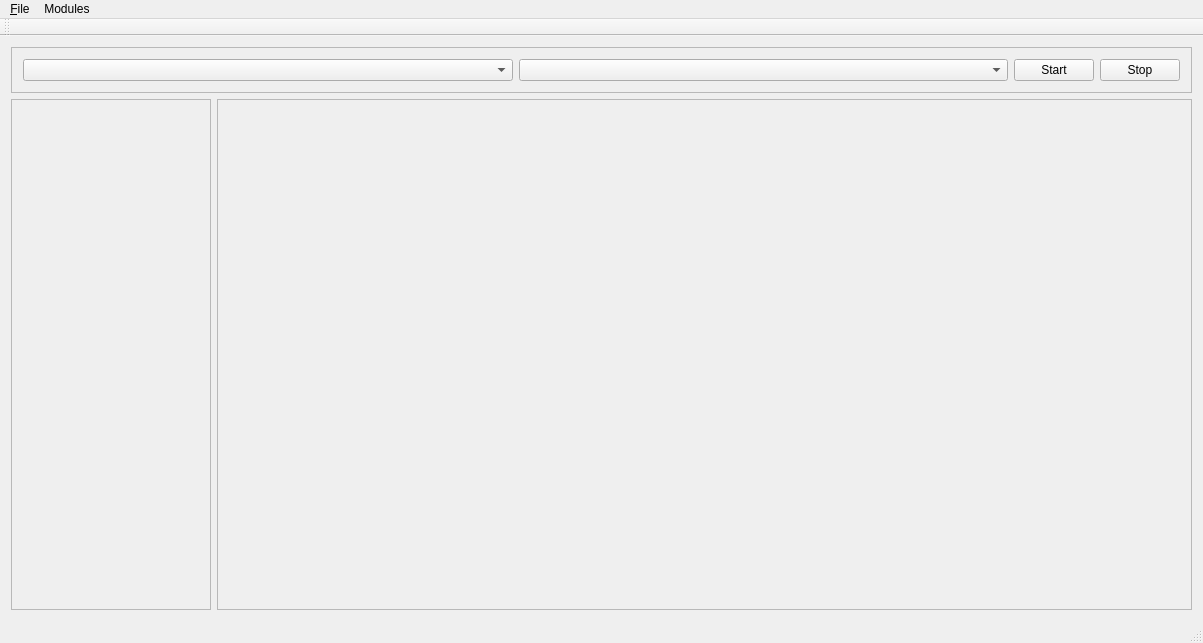
<?xml version="1.0" encoding="UTF-8"?>
<ui version="4.0">
 <class>ESMainWindowUI</class>
 <widget class="QMainWindow" name="ESMainWindowUI">
  <property name="geometry">
   <rect>
    <x>0</x>
    <y>0</y>
    <width>1203</width>
    <height>643</height>
   </rect>
  </property>
  <property name="windowTitle">
   <string>MainWindow</string>
  </property>
  <widget class="QWidget" name="centralWidget">
   <layout class="QGridLayout" name="gridLayout">
    <item row="2" column="1">
     <widget class="QFrame" name="frameDesigner">
      <property name="sizePolicy">
       <sizepolicy hsizetype="Expanding" vsizetype="Expanding">
        <horstretch>0</horstretch>
        <verstretch>0</verstretch>
       </sizepolicy>
      </property>
      <property name="frameShape">
       <enum>QFrame::StyledPanel</enum>
      </property>
      <property name="frameShadow">
       <enum>QFrame::Raised</enum>
      </property>
      <layout class="QGridLayout" name="gridLayout_3"/>
     </widget>
    </item>
    <item row="2" column="0">
     <widget class="QFrame" name="frameNavigator">
      <property name="sizePolicy">
       <sizepolicy hsizetype="Preferred" vsizetype="Preferred">
        <horstretch>0</horstretch>
        <verstretch>0</verstretch>
       </sizepolicy>
      </property>
      <property name="minimumSize">
       <size>
        <width>200</width>
        <height>0</height>
       </size>
      </property>
      <property name="frameShape">
       <enum>QFrame::StyledPanel</enum>
      </property>
      <property name="frameShadow">
       <enum>QFrame::Raised</enum>
      </property>
      <layout class="QGridLayout" name="gridLayout_2"/>
     </widget>
    </item>
    <item row="0" column="0" colspan="2">
     <widget class="QFrame" name="frame">
      <property name="minimumSize">
       <size>
        <width>0</width>
        <height>20</height>
       </size>
      </property>
      <property name="frameShape">
       <enum>QFrame::StyledPanel</enum>
      </property>
      <property name="frameShadow">
       <enum>QFrame::Raised</enum>
      </property>
      <layout class="QGridLayout" name="gridLayout_4">
       <item row="0" column="3">
        <widget class="QPushButton" name="btnStop">
         <property name="text">
          <string>Stop</string>
         </property>
        </widget>
       </item>
       <item row="0" column="1">
        <widget class="QComboBox" name="comboMidiInterfaces">
         <property name="sizePolicy">
          <sizepolicy hsizetype="Expanding" vsizetype="Fixed">
           <horstretch>0</horstretch>
           <verstretch>0</verstretch>
          </sizepolicy>
         </property>
        </widget>
       </item>
       <item row="0" column="2">
        <widget class="QPushButton" name="btnStart">
         <property name="text">
          <string>Start</string>
         </property>
        </widget>
       </item>
       <item row="0" column="0">
        <widget class="QComboBox" name="comboAudioInterfaces">
         <property name="sizePolicy">
          <sizepolicy hsizetype="Expanding" vsizetype="Fixed">
           <horstretch>0</horstretch>
           <verstretch>0</verstretch>
          </sizepolicy>
         </property>
        </widget>
       </item>
      </layout>
     </widget>
    </item>
   </layout>
  </widget>
  <widget class="QMenuBar" name="menuBar">
   <property name="geometry">
    <rect>
     <x>0</x>
     <y>0</y>
     <width>1203</width>
     <height>19</height>
    </rect>
   </property>
   <widget class="QMenu" name="menu_File">
    <property name="title">
     <string>&amp;File</string>
    </property>
    <addaction name="actionOpen"/>
    <addaction name="actionSave"/>
   </widget>
   <widget class="QMenu" name="menuModules">
    <property name="title">
     <string>Modules</string>
    </property>
    <addaction name="actionAddModule"/>
   </widget>
   <addaction name="menu_File"/>
   <addaction name="menuModules"/>
  </widget>
  <widget class="QToolBar" name="mainToolBar">
   <attribute name="toolBarArea">
    <enum>TopToolBarArea</enum>
   </attribute>
   <attribute name="toolBarBreak">
    <bool>false</bool>
   </attribute>
  </widget>
  <widget class="QStatusBar" name="statusBar"/>
  <action name="actionAddModule">
   <property name="text">
    <string>AddModule</string>
   </property>
  </action>
  <action name="actionOpen">
   <property name="text">
    <string>Open</string>
   </property>
  </action>
  <action name="actionSave">
   <property name="text">
    <string>Save</string>
   </property>
  </action>
 </widget>
 <layoutdefault spacing="6" margin="11"/>
 <resources/>
 <connections/>
</ui>
